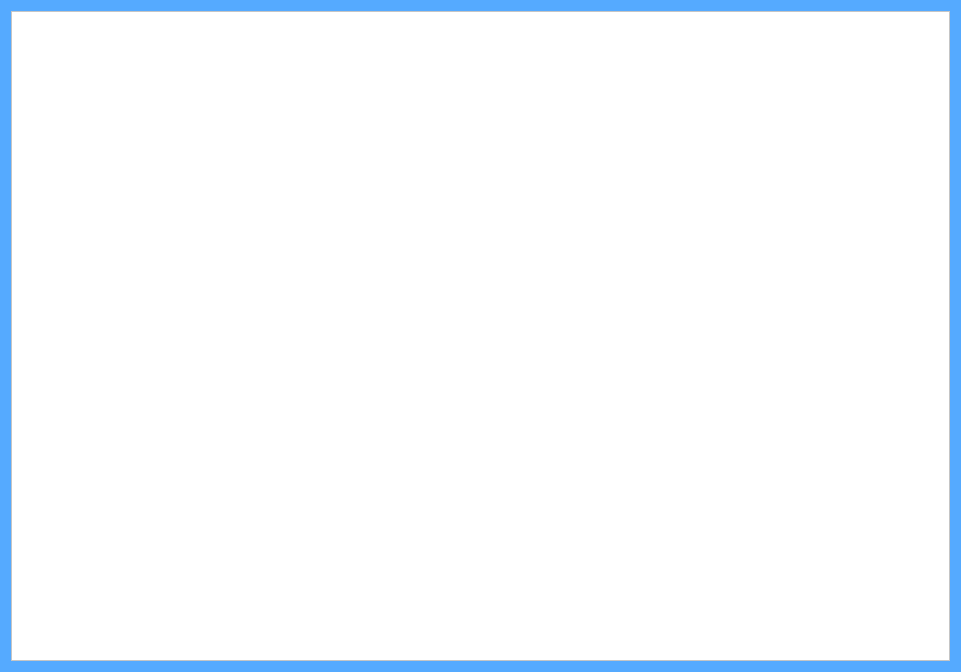
<?xml version="1.0" encoding="UTF-8"?>
<ui version="4.0">
 <class>Dialog</class>
 <widget class="QDialog" name="Dialog">
  <property name="geometry">
   <rect>
    <x>0</x>
    <y>0</y>
    <width>961</width>
    <height>672</height>
   </rect>
  </property>
  <property name="palette">
   <palette>
    <active>
     <colorrole role="WindowText">
      <brush brushstyle="SolidPattern">
       <color alpha="255">
        <red>0</red>
        <green>0</green>
        <blue>0</blue>
       </color>
      </brush>
     </colorrole>
     <colorrole role="Button">
      <brush brushstyle="SolidPattern">
       <color alpha="255">
        <red>85</red>
        <green>170</green>
        <blue>255</blue>
       </color>
      </brush>
     </colorrole>
     <colorrole role="Light">
      <brush brushstyle="SolidPattern">
       <color alpha="255">
        <red>212</red>
        <green>234</green>
        <blue>255</blue>
       </color>
      </brush>
     </colorrole>
     <colorrole role="Midlight">
      <brush brushstyle="SolidPattern">
       <color alpha="255">
        <red>148</red>
        <green>202</green>
        <blue>255</blue>
       </color>
      </brush>
     </colorrole>
     <colorrole role="Dark">
      <brush brushstyle="SolidPattern">
       <color alpha="255">
        <red>42</red>
        <green>85</green>
        <blue>127</blue>
       </color>
      </brush>
     </colorrole>
     <colorrole role="Mid">
      <brush brushstyle="SolidPattern">
       <color alpha="255">
        <red>57</red>
        <green>113</green>
        <blue>170</blue>
       </color>
      </brush>
     </colorrole>
     <colorrole role="Text">
      <brush brushstyle="SolidPattern">
       <color alpha="255">
        <red>0</red>
        <green>0</green>
        <blue>0</blue>
       </color>
      </brush>
     </colorrole>
     <colorrole role="BrightText">
      <brush brushstyle="SolidPattern">
       <color alpha="255">
        <red>255</red>
        <green>255</green>
        <blue>255</blue>
       </color>
      </brush>
     </colorrole>
     <colorrole role="ButtonText">
      <brush brushstyle="SolidPattern">
       <color alpha="255">
        <red>0</red>
        <green>0</green>
        <blue>0</blue>
       </color>
      </brush>
     </colorrole>
     <colorrole role="Base">
      <brush brushstyle="SolidPattern">
       <color alpha="255">
        <red>255</red>
        <green>255</green>
        <blue>255</blue>
       </color>
      </brush>
     </colorrole>
     <colorrole role="Window">
      <brush brushstyle="SolidPattern">
       <color alpha="255">
        <red>85</red>
        <green>170</green>
        <blue>255</blue>
       </color>
      </brush>
     </colorrole>
     <colorrole role="Shadow">
      <brush brushstyle="SolidPattern">
       <color alpha="255">
        <red>0</red>
        <green>0</green>
        <blue>0</blue>
       </color>
      </brush>
     </colorrole>
     <colorrole role="AlternateBase">
      <brush brushstyle="SolidPattern">
       <color alpha="255">
        <red>170</red>
        <green>212</green>
        <blue>255</blue>
       </color>
      </brush>
     </colorrole>
     <colorrole role="ToolTipBase">
      <brush brushstyle="SolidPattern">
       <color alpha="255">
        <red>255</red>
        <green>255</green>
        <blue>220</blue>
       </color>
      </brush>
     </colorrole>
     <colorrole role="ToolTipText">
      <brush brushstyle="SolidPattern">
       <color alpha="255">
        <red>0</red>
        <green>0</green>
        <blue>0</blue>
       </color>
      </brush>
     </colorrole>
     <colorrole role="PlaceholderText">
      <brush brushstyle="SolidPattern">
       <color alpha="128">
        <red>0</red>
        <green>0</green>
        <blue>0</blue>
       </color>
      </brush>
     </colorrole>
    </active>
    <inactive>
     <colorrole role="WindowText">
      <brush brushstyle="SolidPattern">
       <color alpha="255">
        <red>0</red>
        <green>0</green>
        <blue>0</blue>
       </color>
      </brush>
     </colorrole>
     <colorrole role="Button">
      <brush brushstyle="SolidPattern">
       <color alpha="255">
        <red>85</red>
        <green>170</green>
        <blue>255</blue>
       </color>
      </brush>
     </colorrole>
     <colorrole role="Light">
      <brush brushstyle="SolidPattern">
       <color alpha="255">
        <red>212</red>
        <green>234</green>
        <blue>255</blue>
       </color>
      </brush>
     </colorrole>
     <colorrole role="Midlight">
      <brush brushstyle="SolidPattern">
       <color alpha="255">
        <red>148</red>
        <green>202</green>
        <blue>255</blue>
       </color>
      </brush>
     </colorrole>
     <colorrole role="Dark">
      <brush brushstyle="SolidPattern">
       <color alpha="255">
        <red>42</red>
        <green>85</green>
        <blue>127</blue>
       </color>
      </brush>
     </colorrole>
     <colorrole role="Mid">
      <brush brushstyle="SolidPattern">
       <color alpha="255">
        <red>57</red>
        <green>113</green>
        <blue>170</blue>
       </color>
      </brush>
     </colorrole>
     <colorrole role="Text">
      <brush brushstyle="SolidPattern">
       <color alpha="255">
        <red>0</red>
        <green>0</green>
        <blue>0</blue>
       </color>
      </brush>
     </colorrole>
     <colorrole role="BrightText">
      <brush brushstyle="SolidPattern">
       <color alpha="255">
        <red>255</red>
        <green>255</green>
        <blue>255</blue>
       </color>
      </brush>
     </colorrole>
     <colorrole role="ButtonText">
      <brush brushstyle="SolidPattern">
       <color alpha="255">
        <red>0</red>
        <green>0</green>
        <blue>0</blue>
       </color>
      </brush>
     </colorrole>
     <colorrole role="Base">
      <brush brushstyle="SolidPattern">
       <color alpha="255">
        <red>255</red>
        <green>255</green>
        <blue>255</blue>
       </color>
      </brush>
     </colorrole>
     <colorrole role="Window">
      <brush brushstyle="SolidPattern">
       <color alpha="255">
        <red>85</red>
        <green>170</green>
        <blue>255</blue>
       </color>
      </brush>
     </colorrole>
     <colorrole role="Shadow">
      <brush brushstyle="SolidPattern">
       <color alpha="255">
        <red>0</red>
        <green>0</green>
        <blue>0</blue>
       </color>
      </brush>
     </colorrole>
     <colorrole role="AlternateBase">
      <brush brushstyle="SolidPattern">
       <color alpha="255">
        <red>170</red>
        <green>212</green>
        <blue>255</blue>
       </color>
      </brush>
     </colorrole>
     <colorrole role="ToolTipBase">
      <brush brushstyle="SolidPattern">
       <color alpha="255">
        <red>255</red>
        <green>255</green>
        <blue>220</blue>
       </color>
      </brush>
     </colorrole>
     <colorrole role="ToolTipText">
      <brush brushstyle="SolidPattern">
       <color alpha="255">
        <red>0</red>
        <green>0</green>
        <blue>0</blue>
       </color>
      </brush>
     </colorrole>
     <colorrole role="PlaceholderText">
      <brush brushstyle="SolidPattern">
       <color alpha="128">
        <red>0</red>
        <green>0</green>
        <blue>0</blue>
       </color>
      </brush>
     </colorrole>
    </inactive>
    <disabled>
     <colorrole role="WindowText">
      <brush brushstyle="SolidPattern">
       <color alpha="255">
        <red>42</red>
        <green>85</green>
        <blue>127</blue>
       </color>
      </brush>
     </colorrole>
     <colorrole role="Button">
      <brush brushstyle="SolidPattern">
       <color alpha="255">
        <red>85</red>
        <green>170</green>
        <blue>255</blue>
       </color>
      </brush>
     </colorrole>
     <colorrole role="Light">
      <brush brushstyle="SolidPattern">
       <color alpha="255">
        <red>212</red>
        <green>234</green>
        <blue>255</blue>
       </color>
      </brush>
     </colorrole>
     <colorrole role="Midlight">
      <brush brushstyle="SolidPattern">
       <color alpha="255">
        <red>148</red>
        <green>202</green>
        <blue>255</blue>
       </color>
      </brush>
     </colorrole>
     <colorrole role="Dark">
      <brush brushstyle="SolidPattern">
       <color alpha="255">
        <red>42</red>
        <green>85</green>
        <blue>127</blue>
       </color>
      </brush>
     </colorrole>
     <colorrole role="Mid">
      <brush brushstyle="SolidPattern">
       <color alpha="255">
        <red>57</red>
        <green>113</green>
        <blue>170</blue>
       </color>
      </brush>
     </colorrole>
     <colorrole role="Text">
      <brush brushstyle="SolidPattern">
       <color alpha="255">
        <red>42</red>
        <green>85</green>
        <blue>127</blue>
       </color>
      </brush>
     </colorrole>
     <colorrole role="BrightText">
      <brush brushstyle="SolidPattern">
       <color alpha="255">
        <red>255</red>
        <green>255</green>
        <blue>255</blue>
       </color>
      </brush>
     </colorrole>
     <colorrole role="ButtonText">
      <brush brushstyle="SolidPattern">
       <color alpha="255">
        <red>42</red>
        <green>85</green>
        <blue>127</blue>
       </color>
      </brush>
     </colorrole>
     <colorrole role="Base">
      <brush brushstyle="SolidPattern">
       <color alpha="255">
        <red>85</red>
        <green>170</green>
        <blue>255</blue>
       </color>
      </brush>
     </colorrole>
     <colorrole role="Window">
      <brush brushstyle="SolidPattern">
       <color alpha="255">
        <red>85</red>
        <green>170</green>
        <blue>255</blue>
       </color>
      </brush>
     </colorrole>
     <colorrole role="Shadow">
      <brush brushstyle="SolidPattern">
       <color alpha="255">
        <red>0</red>
        <green>0</green>
        <blue>0</blue>
       </color>
      </brush>
     </colorrole>
     <colorrole role="AlternateBase">
      <brush brushstyle="SolidPattern">
       <color alpha="255">
        <red>85</red>
        <green>170</green>
        <blue>255</blue>
       </color>
      </brush>
     </colorrole>
     <colorrole role="ToolTipBase">
      <brush brushstyle="SolidPattern">
       <color alpha="255">
        <red>255</red>
        <green>255</green>
        <blue>220</blue>
       </color>
      </brush>
     </colorrole>
     <colorrole role="ToolTipText">
      <brush brushstyle="SolidPattern">
       <color alpha="255">
        <red>0</red>
        <green>0</green>
        <blue>0</blue>
       </color>
      </brush>
     </colorrole>
     <colorrole role="PlaceholderText">
      <brush brushstyle="SolidPattern">
       <color alpha="128">
        <red>0</red>
        <green>0</green>
        <blue>0</blue>
       </color>
      </brush>
     </colorrole>
    </disabled>
   </palette>
  </property>
  <property name="windowTitle">
   <string>Dialog</string>
  </property>
  <layout class="QGridLayout" name="gridLayout">
   <item row="0" column="0">
    <widget class="QTextBrowser" name="WikiText">
     <property name="styleSheet">
      <string notr="true">background-color: rgb(255, 255, 255);
font: 12pt &quot;MS Shell Dlg 2&quot;;</string>
     </property>
    </widget>
   </item>
  </layout>
 </widget>
 <resources/>
 <connections/>
</ui>
